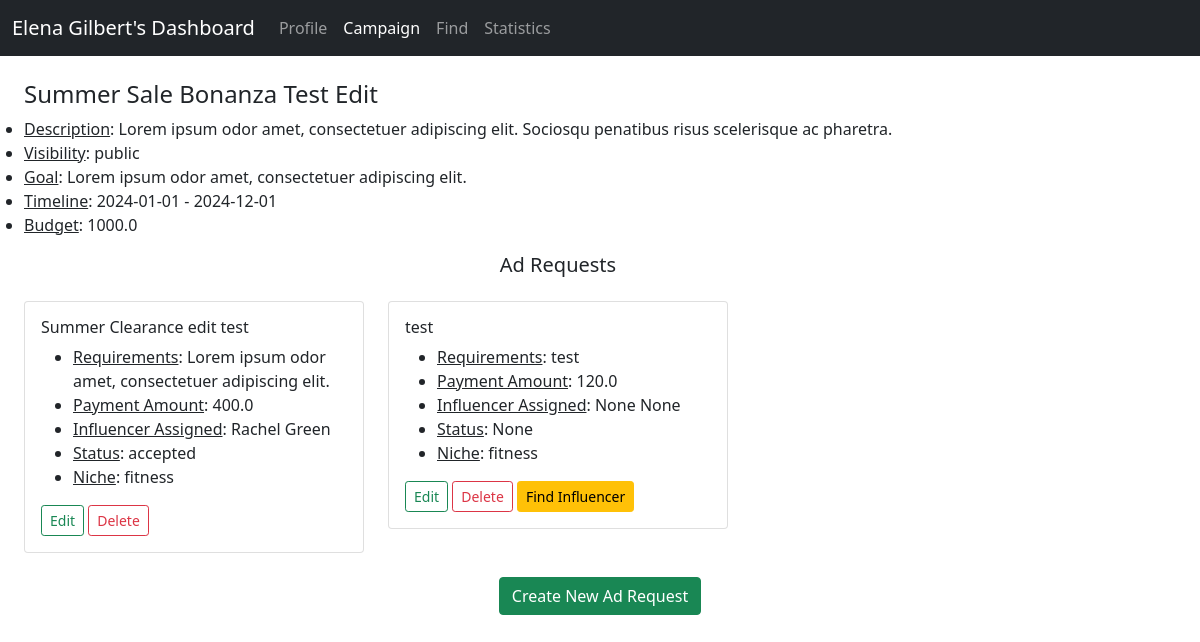
Page /campaign_details/1/1 on the committed database.
### backend/models.py (models this page shows)
class Sponsor(db.Model):
    __tablename__ = 'sponsor'
    id = db.Column(db.Integer, primary_key=True)
    first_name = db.Column(db.String, nullable=False)         # if it is a company then the first_name denotes the name of the company
    last_name = db.Column(db.String)
    username = db.Column(db.String, unique=True, nullable=False)
    password = db.Column(db.String, nullable=False)
    industry = db.Column(db.String, nullable=False)
    budget = db.Column(db.Float, nullable=False)
    email = db.Column(db.String, unique=True, nullable=False)
    type = db.Column(db.Enum('company', 'individual'), nullable=False)
    flagged = db.Column(db.Boolean, default=False)
    campaign = db.relationship('Campaign', backref='sponsor', cascade='all, delete-orphan')

class Campaign(db.Model):
    __tablename__ = 'campaign'
    id = db.Column(db.Integer, primary_key=True)
    sponsor_id = db.Column(db.Integer, db.ForeignKey('sponsor.id'), nullable=False)
    visibility = db.Column(db.Enum('private', 'public'), default='public', nullable=False)
    title = db.Column(db.String, nullable=False)
    description = db.Column(db.String)
    goal = db.Column(db.String)
    start_date = db.Column(db.Date, nullable=False)
    end_date = db.Column(db.Date, nullable=False)
    budget = db.Column(db.Float, nullable=False)
    flagged = db.Column(db.Boolean, default=False)
    ad_request = db.relationship('Ad_Request', backref='campaign', cascade='all, delete-orphan')

class Ad_Request(db.Model):
    __tablename__ = 'ad_request'
    id = db.Column(db.Integer, primary_key=True)
    influencer_id = db.Column(db.Integer, db.ForeignKey('influencer.id'))
    campaign_id = db.Column(db.Integer, db.ForeignKey('campaign.id'), nullable=False)
    title = db.Column(db.String, nullable=False)
    status = db.Column(db.Enum('pending', 'accepted', 'completed', 'requested'))
    payment_amount = db.Column(db.Float, nullable=False)
    requirement = db.Column(db.String, nullable=False)
    niche_id = db.Column(db.Integer, db.ForeignKey('niche.id'), nullable=False)

class Influencer(db.Model):
    __tablename__ = 'influencer'
    id = db.Column(db.Integer, primary_key=True)
    first_name = db.Column(db.String, nullable=False)
    last_name = db.Column(db.String)
    age = db.Column(db.Integer, nullable=False)
    username = db.Column(db.String, unique=True, nullable=False)
    password = db.Column(db.String, nullable=False)
    email = db.Column(db.String, unique=True, nullable=False)
    earning = db.Column(db.Integer, default=0)
    flagged = db.Column(db.Boolean, default=False)
    reach = db.relationship('Reach', backref='influencer', cascade='all, delete-orphan')
    ad_request = db.relationship('Ad_Request', backref='influencer')
    influencer_niche = db.relationship('Influencer_Niche', backref='influencer')

class Niche(db.Model):
    __tablename__ = 'niche'
    id = db.Column(db.Integer, primary_key=True)
    name = db.Column(db.String, nullable=False)
    influencer_niche = db.relationship('Influencer_Niche', backref='niche')
    ad_request = db.relationship('Ad_Request', backref='niche')

### backend/controllers.py (the view)
@app.route('/campaign_details/<int:sponsor_id>/<int:camp_id>', methods=['GET', 'POST'])
def particular_campaign_details_for_sponsor(sponsor_id, camp_id):
    sponsor = Sponsor.query.filter_by(id=sponsor_id).first()
    niches = Niche.query.all()
    return render_template('sponsor_campaign_details.html', sponsor_id=sponsor_id, campaign_info=fetch_campaign_details(camp_id),
                           first_name=sponsor.first_name, last_name=sponsor.last_name, niches=niches)

### templates/sponsor_campaign_details.html (shortened to what this page needs)
<!DOCTYPE html>
<html lang="en">
<head>
    <link href="https://cdn.jsdelivr.net/npm/bootstrap@5.0.2/dist/css/bootstrap.min.css" rel="stylesheet">
</head>
<body>
    <div id="container">
        <div id="panel">
            <nav class="navbar navbar-expand-lg navbar-dark bg-dark">
                <div class="container-fluid">
                    <label class="navbar-brand">{{ first_name }} {{ last_name }}'s Dashboard</label>
                    <div class="collapse navbar-collapse" id="navbarNavAltMarkup">
                        <div class="navbar-nav">
                            <a class="nav-link" aria-current="page" href="/sponsor_dashboard/{{ sponsor_id }}">Profile</a>
                            <a class="nav-link active" href="/sponsor_all_campaigns/{{ sponsor_id }}">Campaign</a>
                            <a class="nav-link" href="/sponsor_find/{{ sponsor_id }}">Find</a>
                            <a class="nav-link" href="/sponsor_statistics/{{ sponsor_id }}">Statistics</a>
                        </div>
                    </div>
                </div>
            </nav>
        </div>
        {% for key, value in campaign_info.items() %}
            {% if value.flagged %}
                <h4 class="text-danger">The campaign has been flagged for inapropriate content!</h4>
            {% else %}
                <div class="container row mt-4">
                    <h4>{{ value.title }}</h4>
                    <ul>
                        <li><u>Description</u>: {{ value.description }}</li>
                        <li><u>Visibility</u>: {{ value.visibility }}</li>
                        <li><u>Goal</u>: {{ value.goal }}</li>
                        <li><u>Timeline</u>: {{ value.start_date }} - {{ value.end_date }}</li>
                        <li><u>Budget</u>: {{ value.budget }} </li>
                    </ul>
                </div>
                <div class="container row">
                    <h5 class="text-center mb-4">Ad Requests</h5>
                    {% for id, details in value.ads.items() %}
                        {% if id %}
                            <div class="col-sm-4">
                                <div class="card">
                                    <div class="card-body">
                                        <h6 class="card-title">{{ details.title }}</h6>
                                        <ul class="card-text">
                                            <li><u>Requirements</u>: {{ details.requirements }} </li>
                                            <li><u>Payment Amount</u>: {{ details.payment_amount }}</li>
                                            <li><u>Influencer Assigned</u>: {{ details.influencer_fname }} {{ details.influencer_lname }}</li>
                                            <li><u>Status</u>: {{ details.status }}</li>
                                            <li><u>Niche</u>: {{ details.niche }}</li>
                                        </ul>
                                        <button type="button" class=" btn btn-outline-success btn-sm" data-bs-toggle="modal" data-bs-target="#editAdRequestModal{{ key}}{{ id }}">Edit</button>
                                        <button type="button" class=" btn btn-outline-danger btn-sm" data-bs-toggle="modal" data-bs-target="#deleteAdRequestModal{{ key }}{{ id }}">Delete</button>
                                        {% if not details.influencer_id %}
                                            <a href="/find_influencer_for_ad/{{ sponsor_id }}/{{ key }}/{{ id }}" class="btn btn-warning btn-sm">Find Influencer</a>
                                        {% endif %}
                                    </div>
                                </div>
                            </div>
                        {% else %}
                            <h6 class="text-secondary">No ad requests initiated in this campaign</h6>
                        {% endif %}
                    {% endfor %}
                </div>
            {% endif %}
            <div class="text-center mt-4">
                <button type="button" class=" btn btn-success" data-bs-toggle="modal" data-bs-target="#adRequestModal{{ key }}">Create New Ad Request</button>
            </div>
        {% endfor %}
    </div>
</body>
</html>

### rows in the picture
Sponsor: first_name "Elena", last_name "Gilbert"
Campaign: title "Summer Sale Bonanza Test Edit", description "Lorem ipsum odor amet, consectetuer adipiscing elit. Sociosqu penatibus risus scelerisque ac pharetra.", visibility "public", goal "Lorem ipsum odor amet, consectetuer adipiscing elit.", start_date "2024-01-01", end_date "2024-12-01", budget "1000.0", status "accepted" "None", influencer_fname "None", influencer_lname "None"
Ad_Request: title "Summer Clearance edit test", requirements "Lorem ipsum odor amet, consectetuer adipiscing elit.", payment_amount "400.0"
Influencer: influencer_fname "Rachel", influencer_lname "Green"
Niche: niche "fitness" "fitness"
Ad_Request: title "test", requirements "test", payment_amount "120.0"
